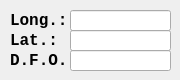
      <widget class="QWidget" name="position_5">
       <attribute name="title">
        <string>Pos</string>
       </attribute>
       <widget class="QLabel" name="longLable_5">
        <property name="geometry">
         <rect>
          <x>10</x>
          <y>10</y>
          <width>101</width>
          <height>21</height>
         </rect>
        </property>
        <property name="font">
         <font>
          <family>Courier New</family>
          <pointsize>12</pointsize>
          <bold>true</bold>
         </font>
        </property>
        <property name="text">
         <string>Long.:</string>
        </property>
       </widget>
       <widget class="QLabel" name="latLabel_5">
        <property name="geometry">
         <rect>
          <x>10</x>
          <y>30</y>
          <width>101</width>
          <height>21</height>
         </rect>
        </property>
        <property name="font">
         <font>
          <family>Courier New</family>
          <pointsize>12</pointsize>
          <bold>true</bold>
         </font>
        </property>
        <property name="text">
         <string>Lat.:</string>
        </property>
       </widget>
       <widget class="QLabel" name="distLabel_5">
        <property name="geometry">
         <rect>
          <x>10</x>
          <y>50</y>
          <width>101</width>
          <height>21</height>
         </rect>
        </property>
        <property name="font">
         <font>
          <family>Courier New</family>
          <pointsize>12</pointsize>
          <bold>true</bold>
         </font>
        </property>
        <property name="text">
         <string>D.F.O.:</string>
        </property>
       </widget>
       <widget class="QLineEdit" name="longInput_5">
        <property name="geometry">
         <rect>
          <x>70</x>
          <y>10</y>
          <width>101</width>
          <height>21</height>
         </rect>
        </property>
       </widget>
       <widget class="QLineEdit" name="latInput_5">
        <property name="geometry">
         <rect>
          <x>70</x>
          <y>30</y>
          <width>101</width>
          <height>21</height>
         </rect>
        </property>
       </widget>
       <widget class="QLineEdit" name="distInput_5">
        <property name="geometry">
         <rect>
          <x>70</x>
          <y>50</y>
          <width>101</width>
          <height>21</height>
         </rect>
        </property>
       </widget>
      </widget>
